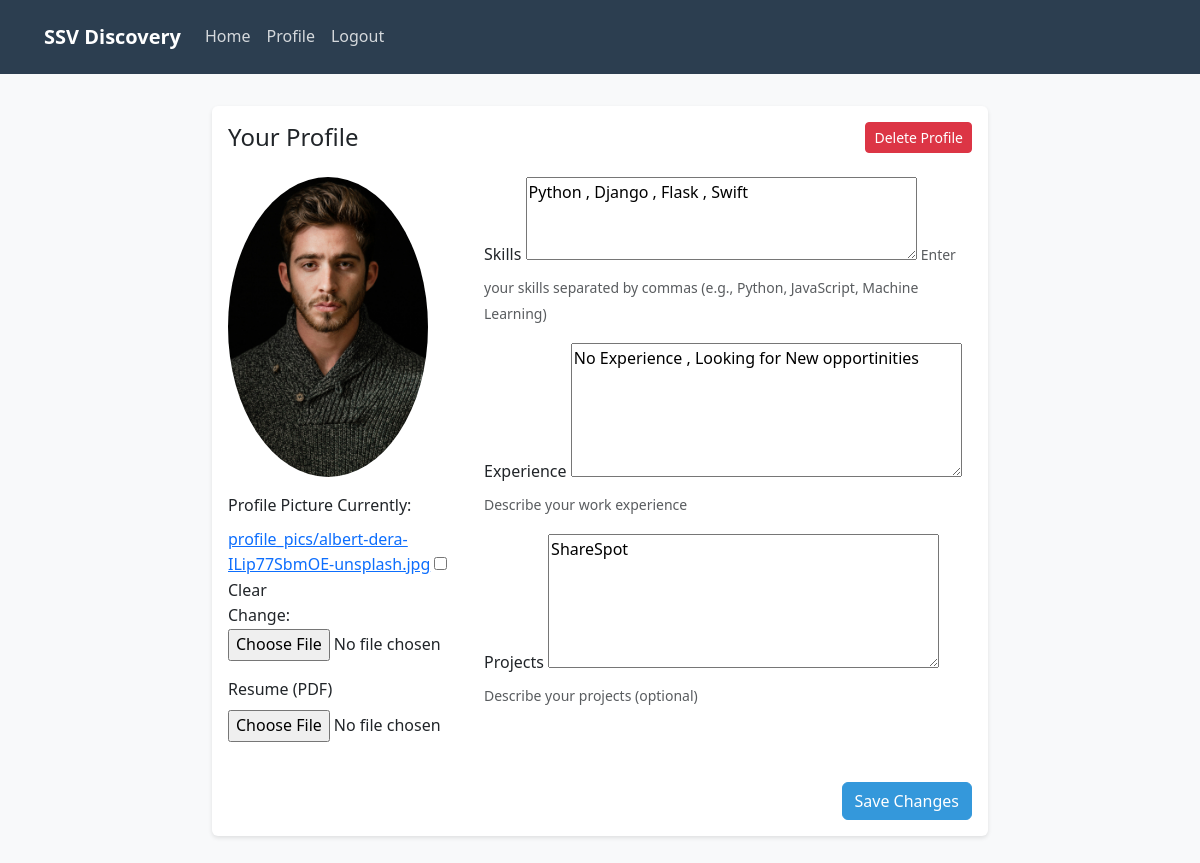
/profile/ (signed in), run on the app's committed database.
### core/models.py (models this page shows, shortened)
class Student(models.Model):
    user = models.OneToOneField(User, on_delete=models.CASCADE)
    skills = models.TextField()
    experience = models.TextField()
    projects = models.TextField(blank=True, null=True)
    resume = models.FileField(upload_to='resumes/', blank=True, null=True)
    profile_picture = models.ImageField(upload_to='profile_pics/', blank=True, null=True)
    created_at = models.DateTimeField(default=timezone.now)
    updated_at = models.DateTimeField(auto_now=True)

### core/views.py (the view)
# urls.py: path('profile/', views.profile, name='profile'),
@login_required
def profile(request):
    student, _ = Student.objects.get_or_create(user=request.user)
    if request.method == 'POST':
        form = StudentProfileForm(request.POST, request.FILES, instance=student)
        if form.is_valid():
            form.save()
            messages.success(request, 'Profile updated successfully!')
            return redirect('profile')
    else:
        form = StudentProfileForm(instance=student)
    return render(request, 'core/profile.html', {'form': form})

### core/forms.py
class StudentProfileForm(forms.ModelForm):
    skills = forms.CharField(
        widget=forms.Textarea(attrs={'rows': 3}),
        help_text='Enter your skills separated by commas (e.g., Python, JavaScript, Machine Learning)'
    )
    experience = forms.CharField(
        widget=forms.Textarea(attrs={'rows': 5}),
        help_text='Describe your work experience'
    )
    projects = forms.CharField(
        widget=forms.Textarea(attrs={'rows': 5}),
        required=False,
        help_text='Describe your projects (optional)'
    )
    class Meta:
        model = Student
        fields = ('skills', 'experience', 'projects', 'profile_picture', 'resume')

### templates/core/profile.html (shortened to what this page needs)
{% extends 'base.html' %}
{% block content %}
<div class="row justify-content-center">
    <div class="col-md-8">
        <div class="card">
            <div class="card-body">
                <div class="d-flex justify-content-between align-items-center mb-4">
                    <h4 class="card-title mb-0">Your Profile</h4>
                    <a href="{% url 'delete_profile' %}" class="btn btn-danger btn-sm"
                       onclick="return confirm('Are you sure you want to delete your profile? This action cannot be undone.')">
                        Delete Profile
                    </a>
                </div>
                <form method="post" enctype="multipart/form-data">
                    <div class="row mb-4">
                        <div class="col-md-4">
                            {% if user.student.profile_picture %}
                                <img src="{{ user.student.profile_picture.url }}" alt="Profile Picture"
                                     class="img-fluid rounded-circle mb-3" style="max-width: 200px;">
                            {% endif %}
                            <div class="mb-3">
                                <label for="{{ form.profile_picture.id_for_label }}" class="form-label">
                                    Profile Picture
                                </label>
                                {{ form.profile_picture }}
                            </div>
                            <div class="mb-3">
                                <label for="{{ form.resume.id_for_label }}" class="form-label">
                                    Resume (PDF)
                                </label>
                                {{ form.resume }}
                            </div>
                        </div>
                        <div class="col-md-8">
                            <div class="mb-3">
                                <label for="{{ form.skills.id_for_label }}" class="form-label">Skills</label>
                                {{ form.skills }}
                                {% if form.skills.help_text %}
                                    <small class="form-text text-muted">{{ form.skills.help_text }}</small>
                                {% endif %}
                            </div>
                            <div class="mb-3">
                                <label for="{{ form.experience.id_for_label }}" class="form-label">Experience</label>
                                {{ form.experience }}
                                {% if form.experience.help_text %}
                                    <small class="form-text text-muted">{{ form.experience.help_text }}</small>
                                {% endif %}
                            </div>
                            <div class="mb-3">
                                <label for="{{ form.projects.id_for_label }}" class="form-label">Projects</label>
                                {{ form.projects }}
                                {% if form.projects.help_text %}
                                    <small class="form-text text-muted">{{ form.projects.help_text }}</small>
                                {% endif %}
                            </div>
                        </div>
                    </div>
                    <div class="text-end">
                        <button type="submit" class="btn btn-primary">Save Changes</button>
                    </div>
                </form>
            </div>
        </div>
    </div>
</div>
{% endblock %}

### templates/base.html (style rules this page uses)
:root { --primary-color: #2c3e50; --secondary-color: #3498db; --background-color: #f8f9fa; --text-color: #2c3e50; }
body { font-family: 'Segoe UI', system-ui, sans-serif; color: var(--text-color); background-color: var(--background-color); line-height: 1.6; }
.card { border: none; box-shadow: 0 2px 4px rgba(0,0,0,0.1); transition: transform 0.2s; }
.btn-primary { background-color: var(--secondary-color); border-color: var(--secondary-color); }

### data on the page
Student: skills "Python , Django , Flask , Swift", experience "No Experience , Looking for New opportinities", projects "ShareSpot"
